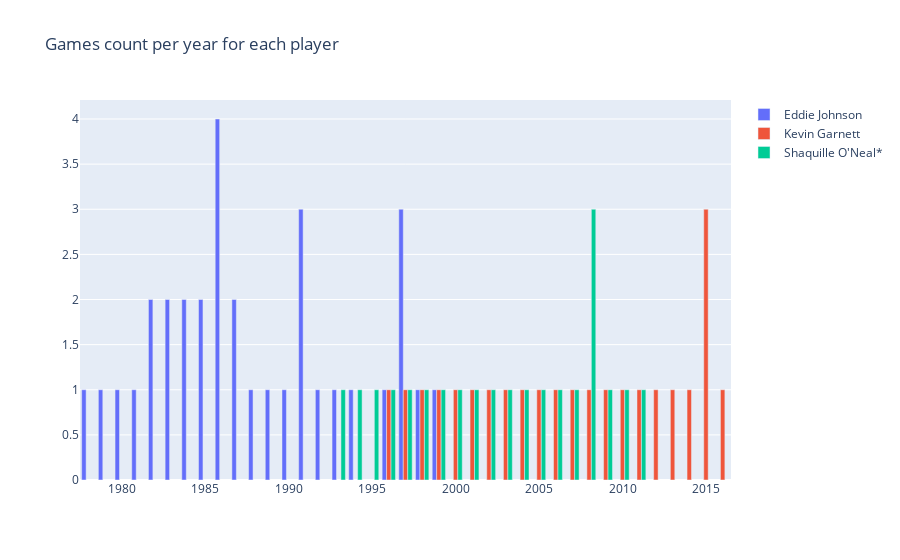

Here is the notebook cell this chart was saved with:
### Markdown cell above
TODO: wrap iplot in a function

### Code cell
data4 = []
for player, group in df_seasons_stats_tr.groupby(['Player']):
    data4.append(
        go.Bar(
                x = group['Year'],
                y = group['Player_game_count_per_year'],
                name = player
            )
    )

iplot(
    go.Figure(
        data = data4, 
        layout = {'title': 'Games count per year for each player'}
    ), 
    show_link = False
)

### Figure 1 — Plotly figure (JSON) as saved in the notebook; plotly's stock layout.template omitted (floating-point values rounded to 4 significant figures)
{"data": [{"name": "Eddie Johnson", "type": "bar", "x": [1978, 1979, 1980, 1981, 1982, 1983, 1984, 1985, 1986, 1987, 1988, 1989, 1990, 1991, 1992, 1993, 1994, 1996, 1997, 1998, 1999], "y": [1, 1, 1, 1, 2, 2, 2, 2, 4, 2, 1, 1, 1, 3, 1, 1, 1, 1, 3, 1, 1]}, {"name": "Kevin Garnett", "type": "bar", "x": [1996, 1997, 1998, 1999, 2000, 2001, 2002, 2003, 2004, 2005, 2006, 2007, 2008, 2009, 2010, 2011, 2012, 2013, 2014, 2015, 2016], "y": [1, 1, 1, 1, 1, 1, 1, 1, 1, 1, 1, 1, 1, 1, 1, 1, 1, 1, 1, 3, 1]}, {"name": "Shaquille O'Neal*", "type": "bar", "x": [1993, 1994, 1995, 1996, 1997, 1998, 1999, 2000, 2001, 2002, 2003, 2004, 2005, 2006, 2007, 2008, 2009, 2010, 2011], "y": [1, 1, 1, 1, 1, 1, 1, 1, 1, 1, 1, 1, 1, 1, 1, 3, 1, 1, 1]}], "layout": {"autosize": true, "title": {"text": "Games count per year for each player"}, "xaxis": {"autorange": true, "range": [1978.0, 2016.0], "type": "linear"}, "yaxis": {"autorange": true, "range": [0, 4.211], "type": "linear"}}}
